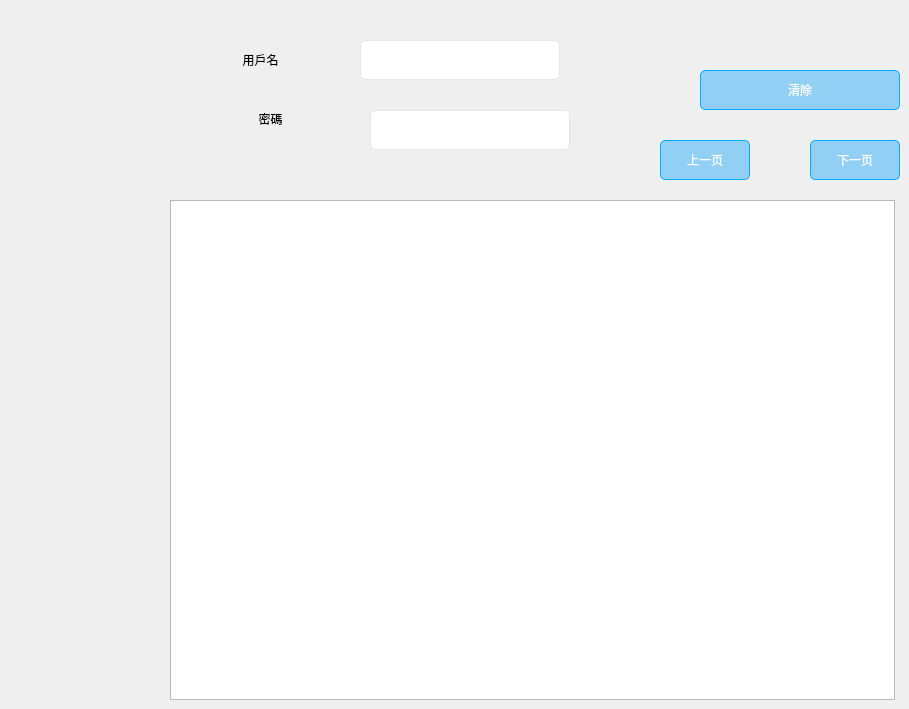
    <widget class="QWidget" name="page_4">
     <widget class="QTableWidget" name="tableWidget_2">
      <property name="geometry">
       <rect>
        <x>170</x>
        <y>200</y>
        <width>725</width>
        <height>500</height>
       </rect>
      </property>
      <attribute name="horizontalHeaderMinimumSectionSize">
       <number>240</number>
      </attribute>
      <attribute name="horizontalHeaderDefaultSectionSize">
       <number>240</number>
      </attribute>
     </widget>
     <widget class="QLabel" name="label_17">
      <property name="geometry">
       <rect>
        <x>0</x>
        <y>320</y>
        <width>80</width>
        <height>80</height>
       </rect>
      </property>
      <property name="text">
       <string/>
      </property>
      <property name="pixmap">
       <pixmap resource="icon.qrc">:/new/prefix1/iconANDpic/point5.png</pixmap>
      </property>
     </widget>
     <widget class="QLabel" name="label_29">
      <property name="geometry">
       <rect>
        <x>180</x>
        <y>40</y>
        <width>161</width>
        <height>40</height>
       </rect>
      </property>
      <property name="styleSheet">
       <string notr="true">font: 700 16pt &quot;微软雅黑&quot;;</string>
      </property>
      <property name="text">
       <string>&lt;html&gt;&lt;head/&gt;&lt;body&gt;&lt;p&gt;用戶名&lt;/p&gt;&lt;/body&gt;&lt;/html&gt;</string>
      </property>
      <property name="alignment">
       <set>Qt::AlignmentFlag::AlignCenter</set>
      </property>
     </widget>
     <widget class="QLineEdit" name="lineEdit_username">
      <property name="geometry">
       <rect>
        <x>360</x>
        <y>40</y>
        <width>200</width>
        <height>40</height>
       </rect>
      </property>
      <property name="styleSheet">
       <string notr="true">
	font: 16pt &quot;Microsoft YaHei UI&quot;;
    border: 1px solid rgb(230, 230, 230);
    border-radius: 5px;

</string>
      </property>
     </widget>
     <widget class="QLabel" name="label_30">
      <property name="geometry">
       <rect>
        <x>190</x>
        <y>110</y>
        <width>161</width>
        <height>40</height>
       </rect>
      </property>
      <property name="styleSheet">
       <string notr="true">font: 700 16pt &quot;微软雅黑&quot;;</string>
      </property>
      <property name="text">
       <string>&lt;html&gt;&lt;head/&gt;&lt;body&gt;&lt;p&gt;密碼&lt;/p&gt;&lt;p&gt;&lt;br/&gt;&lt;/p&gt;&lt;/body&gt;&lt;/html&gt;</string>
      </property>
      <property name="alignment">
       <set>Qt::AlignmentFlag::AlignCenter</set>
      </property>
     </widget>
     <widget class="QLineEdit" name="lineEdit_password">
      <property name="geometry">
       <rect>
        <x>370</x>
        <y>110</y>
        <width>200</width>
        <height>40</height>
       </rect>
      </property>
      <property name="styleSheet">
       <string notr="true">
	font: 16pt &quot;Microsoft YaHei UI&quot;;
    border: 1px solid rgb(230, 230, 230);
    border-radius: 5px;

</string>
      </property>
     </widget>
     <widget class="QPushButton" name="pushButton_clear_4">
      <property name="geometry">
       <rect>
        <x>700</x>
        <y>70</y>
        <width>200</width>
        <height>40</height>
       </rect>
      </property>
      <property name="styleSheet">
       <string notr="true">QPushButton {

	background-color: rgba(0, 159, 252,100);

	font: 700 14pt &quot;微软雅黑&quot;;
	color: rgb(255, 255, 255);
border: 1px solid rgb(0, 170, 255); 
    border-radius: 5px;
}

QPushButton:hover {  
	background-color: rgba(0, 159, 252,200);
}</string>
      </property>
      <property name="text">
       <string>清除</string>
      </property>
     </widget>
     <widget class="QPushButton" name="prevButton_5">
      <property name="geometry">
       <rect>
        <x>660</x>
        <y>140</y>
        <width>90</width>
        <height>40</height>
       </rect>
      </property>
      <property name="styleSheet">
       <string notr="true">QPushButton {

	background-color: rgba(0, 159, 252,100);

	font: 700 14pt &quot;微软雅黑&quot;;
	color: rgb(255, 255, 255);
border: 1px solid rgb(0, 170, 255); 
    border-radius: 5px;
}

QPushButton:hover {  
	background-color: rgba(0, 159, 252,200);
}</string>
      </property>
      <property name="text">
       <string>上一页</string>
      </property>
     </widget>
     <widget class="QPushButton" name="nextButton_5">
      <property name="geometry">
       <rect>
        <x>810</x>
        <y>140</y>
        <width>90</width>
        <height>40</height>
       </rect>
      </property>
      <property name="styleSheet">
       <string notr="true">QPushButton {

	background-color: rgba(0, 159, 252,100);

	font: 700 14pt &quot;微软雅黑&quot;;
	color: rgb(255, 255, 255);
border: 1px solid rgb(0, 170, 255); 
    border-radius: 5px;
}

QPushButton:hover {  
	background-color: rgba(0, 159, 252,200);
}</string>
      </property>
      <property name="text">
       <string>下一页</string>
      </property>
     </widget>
    </widget>
